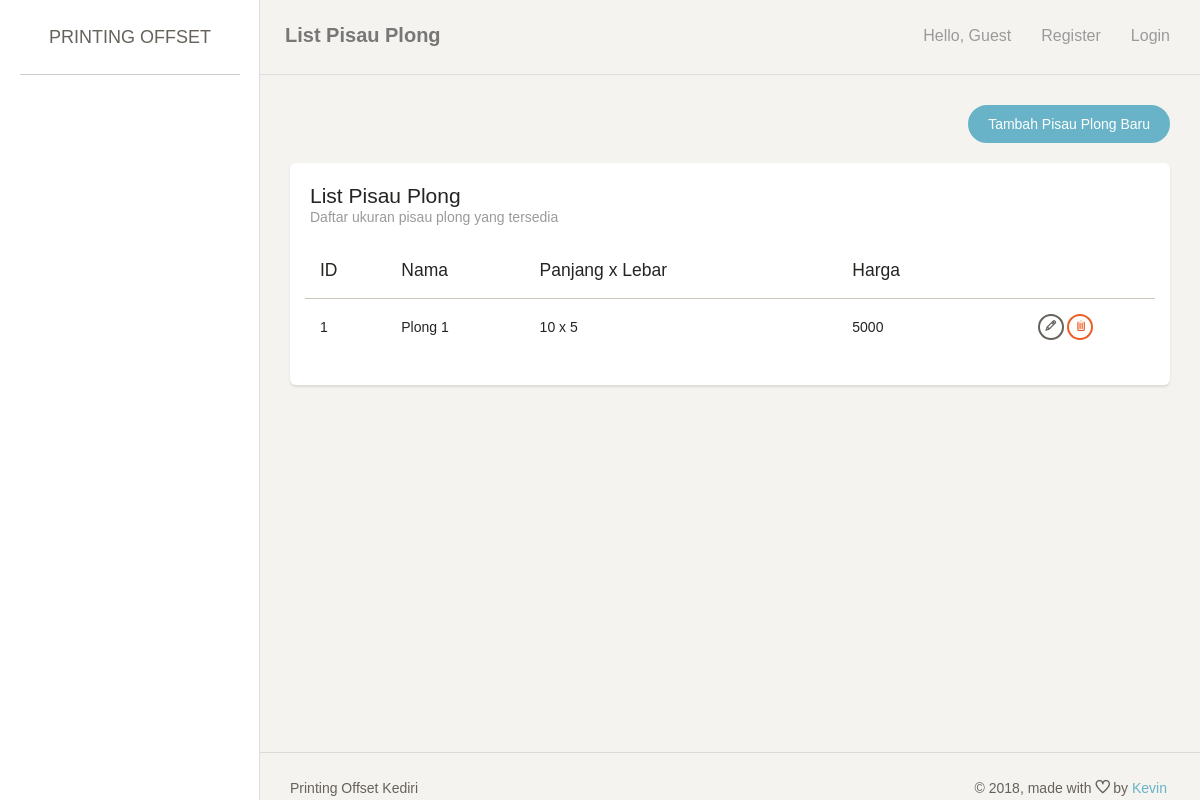
Page /index.php/plong on the committed database.
### tables this page shows
CREATE TABLE `plong` (
  `id_plong` int(11) NOT NULL,
  `nama_plong` varchar(255) DEFAULT NULL,
  `panjang_plong` int(11) DEFAULT NULL,
  `lebar_plong` int(11) DEFAULT NULL,
  `harga_plong` int(11) DEFAULT NULL
);

### application/controllers/Plong.php (called while the page is built, shortened)
<?php
class Plong extends CI_Controller {
	public function index() {
		$this->lst();
	}
	public function lst() {
		if ($_SESSION['printer']['user']['role'] == 0){
			$data['page_title'] = 'List Pisau Plong';
			$data['page_note'] = 'Daftar ukuran pisau plong yang tersedia';
			$data['row'] = $this->MPlong->getAll();
			$this->load->view('header', $data);
			$this->load->view('plong_list', $data);
			$this->load->view('footer', $data);
		} else {
			redirect('login');
		}
	}
}

### index.php (called while the page is built, shortened)
<?php
require_once BASEPATH.'core/CodeIgniter.php';

### application/models/Plong_model.php (called while the page is built, shortened)
<?php
class Plong_model extends CI_Model {
	public function getAll() {
		return $this->db->get('plong')->result_array();
	}
}

### application/views/plong_list.php (the view, shortened to what this page needs)
<div class="content">
    <div class="container-fluid">
        <div class="row">
            <div class="col-md-12">
                <div align="right">
                    <a href="<?= site_url('plong/add/'); ?>" class="btn btn-info btn-fill btn-wd">Tambah Pisau Plong Baru</a>
                </div>
                <br/>
                <div class="card">
                    <div class="header">
                        <h4 class="title"><?= $page_title; ?></h4>
                        <p class="category"><?= $page_note; ?></p>
                    </div>
                    <div class="content table-responsive">
                        <table id="myTable" class="table table-striped">
                            <thead><tr>
                                <th>ID</th>
                                <th>Nama</th>
                                <th>Panjang x Lebar</th>
                                <th>Harga</th>
                                <th></th>
                            </tr></thead>
                            <tbody>
                                <?php foreach ($row as $key => $value) {
                                    ?>
                                    <tr>
                                        <td><?= $value['id_plong']; ?></td>
                                        <td><?= $value['nama_plong']; ?></td>
                                        <td><?= $value['panjang_plong'].' x '.$value['lebar_plong']; ?></td>
                                        <td><?= $value['harga_plong']; ?></td>
                                        <td align="center">
                                            <a href="<?= site_url('plong/edit/'.$value['id_plong']); ?>" class="btn btn-waning btn-xs"><span class="ti-pencil" title="Edit"></span></a>
                                            <a href="<?= site_url('plong/delete/'.$value['id_plong']); ?>" class="btn btn-danger btn-xs"><span class="ti-trash" title="Delete"></span></a>
                                        </td>
                                    </tr>
                                    <?php
                                } ?>
                            </tbody>
                        </table>
                    </div>
                </div>
            </div>
        </div>
    </div>
</div>

### rows in the picture
plong: id_plong "1", nama_plong "Plong 1", panjang_plong "10", lebar_plong "5", harga_plong "5000"

### other values in the picture
$page_title "List Pisau Plong"
$page_note "Daftar ukuran pisau plong yang tersedia"
